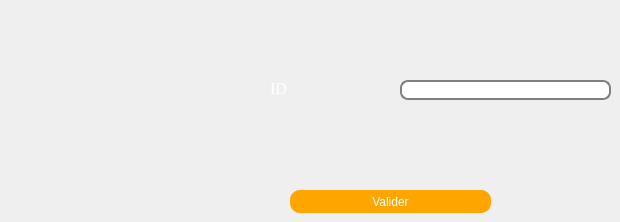
     <widget class="QWidget" name="tab_18">
      <attribute name="title">
       <string>Supprimer</string>
      </attribute>
      <widget class="QLabel" name="label_46">
       <property name="geometry">
        <rect>
         <x>270</x>
         <y>80</y>
         <width>61</width>
         <height>16</height>
        </rect>
       </property>
       <property name="font">
        <font>
         <family>Times New Roman</family>
         <pointsize>12</pointsize>
        </font>
       </property>
       <property name="styleSheet">
        <string notr="true">*{
color:rgb(255, 255, 255);

}
</string>
       </property>
       <property name="text">
        <string>ID</string>
       </property>
      </widget>
      <widget class="QLineEdit" name="lineEdit_IDSUPP">
       <property name="geometry">
        <rect>
         <x>400</x>
         <y>80</y>
         <width>211</width>
         <height>20</height>
        </rect>
       </property>
       <property name="styleSheet">
        <string notr="true">QLineEdit {
padding: 1px;
border-style: solid;
border: 2px solid gray;
border-radius: 8px;
}</string>
       </property>
      </widget>
      <widget class="QPushButton" name="pushButton_SUPPRIMERFRMTS">
       <property name="geometry">
        <rect>
         <x>290</x>
         <y>190</y>
         <width>201</width>
         <height>23</height>
        </rect>
       </property>
       <property name="styleSheet">
        <string notr="true">*{
color:rgb(255, 255, 255);

}
QPushButton {
border-radius: 10px;
background-color: orange;
}
QPushButton:hover{
background-color: rgb(255,165,0,0.5);
}</string>
       </property>
       <property name="text">
        <string>Valider</string>
       </property>
      </widget>
     </widget>
